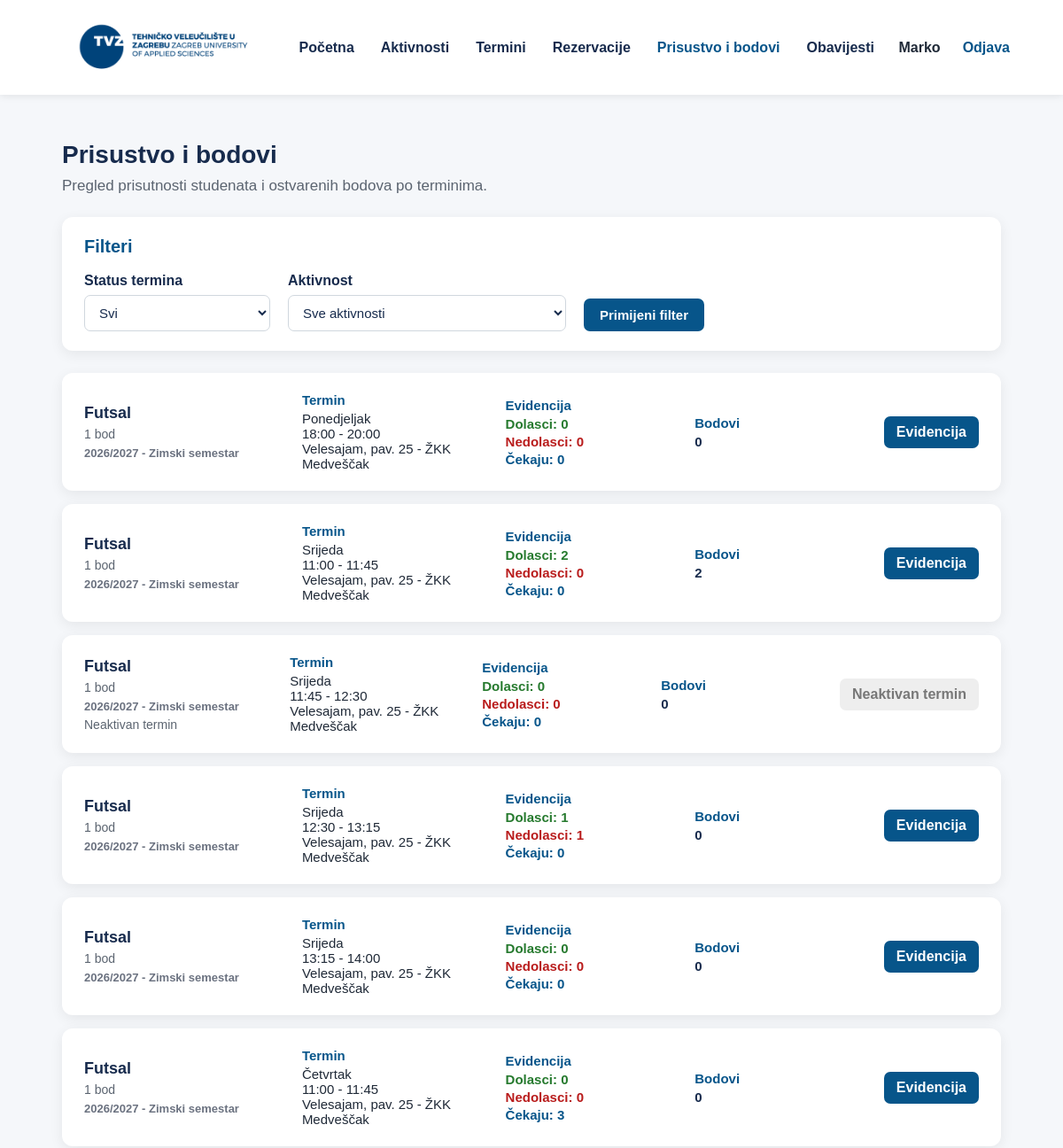
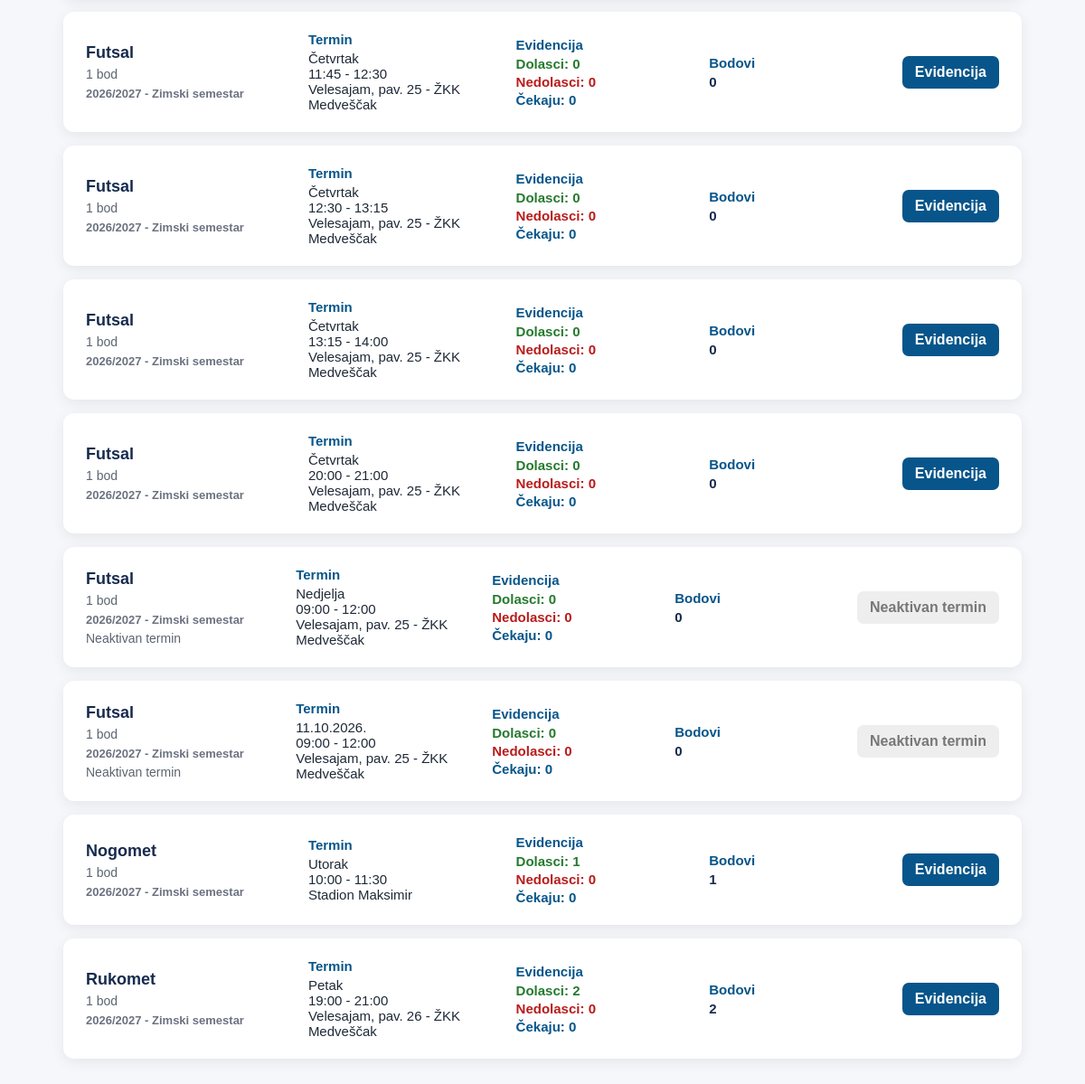
The app's page /professor/attendance.php (signed in) with its own data (2 pictures, top to bottom).
### tables this page shows
CREATE TABLE `activity_sessions` (
  `id` int(11) NOT NULL,
  `activity_id` int(11) NOT NULL,
  `offering_id` int(11) NOT NULL,
  `session_type` enum('WEEKLY','ONE_TIME') NOT NULL DEFAULT 'WEEKLY',
  `day_of_week` tinyint(4) NOT NULL,
  `start_time` time NOT NULL,
  `end_time` time NOT NULL,
  `location` varchar(150) NOT NULL,
  `gender` enum('ALL','FEMALE','MALE') NOT NULL,
  `capacity` int(11) DEFAULT NULL,
  `is_active` tinyint(4) NOT NULL DEFAULT 1
);

CREATE TABLE `activities` (
  `id` int(11) NOT NULL,
  `name` varchar(100) NOT NULL,
  `description` text NOT NULL,
  `points` int(11) NOT NULL DEFAULT 1,
  `activity_type` enum('REGULAR','BONUS') NOT NULL DEFAULT 'REGULAR',
  `is_active` tinyint(1) NOT NULL DEFAULT 1,
  `created_at` datetime NOT NULL DEFAULT current_timestamp(),
  `deactivated_at` datetime DEFAULT NULL
);

### professor/attendance.php (the view, shortened to what this page needs)
<?php
require_once '../config/database.php';
$professorId = (int) ($_SESSION['user_id'] ?? 0);
$statusFilter = $_GET['status'] ?? 'ALL';
$where = [
    'o.professor_id = ?'
];
$params = [
    $professorId
];
$whereSql =
    implode(
        ' AND ',
        $where
    );
$sql = "
    SELECT
        s.id AS session_id,
        s.offering_id,
        s.day_of_week,
        s.session_type,
        (
            SELECT
                MIN(occ.occurrence_date)
            FROM activity_occurrences occ
            WHERE occ.session_id = s.id
        ) AS occurrence_date,
        s.start_time,
        s.end_time,
        s.location,
        s.capacity,
        s.is_active,
        a.id AS activity_id,
        a.name AS activity_name,
        a.points,
        sem.name AS semester_name,
        ay.name AS academic_year_name,
        COUNT(r.id)
            AS total_reservations,
        SUM(
            CASE
                WHEN r.status = 'ATTENDED'
                THEN 1
                ELSE 0
            END
        ) AS attended_count,
        SUM(
            CASE
                WHEN r.status = 'NO_SHOW'
                THEN 1
                ELSE 0
            END
        ) AS no_show_count,
        SUM(
            CASE
                WHEN r.status = 'RESERVED'
                THEN 1
                ELSE 0
            END
        ) AS reserved_count,
        COALESCE(
            SUM(r.points_awarded),
            0
        ) AS total_points
    FROM activity_sessions s
    INNER JOIN activity_offerings o
        ON o.id = s.offering_id
    INNER JOIN activities a
        ON a.id = o.activity_id
    LEFT JOIN semesters sem
        ON sem.id = o.semester_id
    LEFT JOIN academic_years ay
        ON ay.id = sem.academic_year_id
    LEFT JOIN reservations r
        ON r.session_id = s.id
    WHERE {$whereSql}
    GROUP BY
        s.id,
        s.offering_id,
        s.day_of_week,
        s.session_type,
        s.start_time,
        s.end_time,
        s.location,
        s.capacity,
        s.is_active,
        a.id,
        a.name,
        a.points,
        sem.name,
        ay.name
    ORDER BY
        a.name ASC,
        sem.start_date ASC,
        s.day_of_week ASC,
        s.start_time ASC
";
$stmt =
    $pdo->prepare($sql);
$stmt->execute(
    $params
);
$sessions =
    $stmt->fetchAll(
        PDO::FETCH_ASSOC
    );
function dayName($day)
{
    $days = [
        1 => 'Ponedjeljak',
        2 => 'Utorak',
        3 => 'Srijeda',
        4 => 'Četvrtak',
        5 => 'Petak',
        6 => 'Subota',
        7 => 'Nedjelja'
    ];
    return
        $days[(int) $day]
        ?? '';
}
?>
<!DOCTYPE html>
<html lang="hr">
<head>
    <link
        rel="stylesheet"
        href="../css/common.css"
    >
    <link
        rel="stylesheet"
        href="../css/navbar.css"
    >
</head>
<body>
<?php require_once '../includes/navbar.php'; ?>
<main class="container">
    <section class="page-header">
        <h1>
            Prisustvo i bodovi
        </h1>
        <p>
            Pregled prisutnosti studenata i ostvarenih bodova
            po terminima.
        </p>
    </section>
    <section class="filter-card">
        <h2 class="filter-title">
            Filteri
        </h2>
        <form
            method="GET"
            class="filter-form"
        >
            <div class="filter-group">
                <label for="status">
                    Status termina
                </label>
                <select
                    name="status"
                    id="status"
                >
                    <option
                        value="ALL"
                        <?= $statusFilter === 'ALL'
                            ? 'selected'
                            : '' ?>
                    >
                        Svi
                    </option>
                </select>
            </div>
            <div class="filter-group">
                <label for="offering_id">
                    Aktivnost
                </label>
                <select
                    name="offering_id"
                    id="offering_id"
                >
                    <option value="0">
                        Sve aktivnosti
                    </option>
                </select>
            </div>
            <button
                type="submit"
                class="filter-button"
            >
                Primijeni filter
            </button>
        </form>
    </section>
    <?php if (empty($sessions)): ?>
        <div class="empty-state">
            Trenutno nema dostupnih termina
            prema odabranim filterima.
        </div>
    <?php else: ?>
        <section class="attendance-list">
            <?php foreach (
                $sessions
                as $session
            ): ?>
                <div class="attendance-card">
                    <div class="activity-name">
                        <?= htmlspecialchars(
                            $session['activity_name']
                        ) ?>
                        <span>
                            <?= (int) $session['points'] ?>
                            <?= (
                                (int) $session['points'] === 1
                            )
                                ? 'bod'
                                : 'boda'
                            ?>
                        </span>
                        <?php if (
                            !empty(
                                $session[
                                    'academic_year_name'
                                ]
                            )
                            &&
                            !empty(
                                $session[
                                    'semester_name'
                                ]
                            )
                        ): ?>
                            <div class="activity-semester">
                                <?= htmlspecialchars(
                                    $session[
                                        'academic_year_name'
                                    ]
                                ) ?>
                                -
                                <?= htmlspecialchars(
                                    $session[
                                        'semester_name'
                                    ]
                                ) ?>
                            </div>
                        <?php else: ?>
                            <div class="activity-semester">
                                Opća aktivnost
                            </div>
                        <?php endif; ?>
                        <?php if (
                            (int) $session[
                                'is_active'
                            ] !== 1
                        ): ?>
                            <span class="inactive">
                                Neaktivan termin
                            </span>
                        <?php endif; ?>
                    </div>
                    <div class="attendance-detail">
                        <strong>
                            Termin
                        </strong>
                        <?php if (
                            $session[
                                'session_type'
                            ] === 'ONE_TIME'
                        ): ?>
                            <?= !empty(
                                $session[
                                    'occurrence_date'
                                ]
                            )
                                ? htmlspecialchars(
                                    date(
                                        'd.m.Y.',
                                        strtotime(
                                            $session[
                                                'occurrence_date'
                                            ]
                                        )
                                    )
                                )
                                : 'Jednokratni termin'
                            ?>
                        <?php else: ?>
                            <?= htmlspecialchars(
                                dayName(
                                    $session[
                                        'day_of_week'
                                    ]
                                )
                            ) ?>
                        <?php endif; ?>
                        <br>
                        <?= htmlspecialchars(
                            substr(
                                $session['start_time'],
                                0,
                                5
                            )
                        ) ?>
                        -
                        <?= htmlspecialchars(
                            substr(
                                $session['end_time'],
                                0,
                                5
                            )
                        ) ?>
                        <?php if (
                            !empty(
                                $session['location']
                            )
                        ): ?>
                            <br>
                            <?= htmlspecialchars(
                                $session[
                                    'location'
                                ]
                            ) ?>
                        <?php endif; ?>
                    </div>
                    <div class="attendance-detail">
                        <strong>
                            Evidencija
                        </strong>
                        <div class="statistics">
                            <span class="attended">
                                Dolasci:
                                <?= (int) $session[
                                    'attended_count'
                                ] ?>
                            </span>
                            <span class="no-show">
                                Nedolasci:
                                <?= (int) $session[
                                    'no_show_count'
                                ] ?>
                            </span>
                            <span class="reserved">
                                Čekaju:
                                <?= (int) $session[
                                    'reserved_count'
                                ] ?>
                            </span>
                        </div>
                    </div>
                    <div class="attendance-detail">
                        <strong>
                            Bodovi
                        </strong>
                        <span class="points">
                            <?= (int) $session[
                                'total_points'
                            ] ?>
                        </span>
                    </div>
                    <div>
                        <?php if (
                            (int) $session[
                                'is_active'
                            ] === 1
                        ): ?>
                            <a
                                href="session_reservations.php?session_id=<?= (int) $session['session_id'] ?>"
                                class="attendance-link"
                            >
                                Evidencija
                            </a>
                        <?php else: ?>
                            <span class="attendance-disabled">
                                Neaktivan termin
                            </span>
                        <?php endif; ?>
                    </div>
                </div>
            <?php endforeach; ?>
        </section>
    <?php endif; ?>
</main>
</body>
</html>

### css/common.css (style rules this page uses)
body { font-family: Arial, sans-serif; background-color: #f5f7fa; color: #1f2937; }
.container { max-width: 1100px; margin: 50px auto; padding: 0 20px; }
.page-header { margin-bottom: 24px; }
.page-header h1 { margin-bottom: 8px; }
h1 { font-size: 28px; line-height: 1.25; margin-bottom: 8px; color: #172b4d; }
h2 { color: #172b4d; }

### professor/attendance.php (style rules this page uses)
.page-header { margin-bottom: 25px; }
.page-header p { color: #5b6470; font-size: 17px; }
.filter-card { background-color: #ffffff; border-radius: 12px; padding: 22px 25px; margin-bottom: 25px; box-shadow: 0 4px 15px rgba(0, 0, 0, 0.07); }
.filter-title { margin: 0 0 18px; font-size: 20px; color: #07558a; }
.filter-form { display: flex; align-items: flex-end; gap: 20px; flex-wrap: wrap; }
.filter-group { display: flex; flex-direction: column; gap: 7px; min-width: 210px; }
.filter-group label { font-weight: bold; color: #172b4d; }
.filter-group select { padding: 10px 12px; border: 1px solid #d0d7de; border-radius: 7px; background-color: #ffffff; color: #172b4d; font-size: 15px; min-width: 210px; }
.filter-button { padding: 10px 18px; border: none; border-radius: 7px; background-color: #07558a; color: #ffffff; font-weight: bold; font-size: 15px; cursor: pointer; }
.attendance-list { display: grid; gap: 15px; }
.attendance-card { background-color: #ffffff; border-radius: 12px; padding: 22px 25px; box-shadow: 0 4px 15px rgba(0, 0, 0, 0.07); display: grid; grid-template-columns: 1.4fr 1.3fr 1.2fr 1.2fr auto; gap: 20px; align-items: center; }
.activity-name { font-size: 18px; font-weight: bold; color: #172b4d; }
.activity-name span { display: block; margin-top: 5px; font-size: 14px; font-weight: normal; color: #5b6470; }
.activity-semester { margin-top: 6px; font-size: 13px; color: #6b7280; }
.attendance-detail { font-size: 15px; }
.attendance-detail strong { display: block; color: #07558a; margin-bottom: 4px; }
.statistics { display: flex; flex-direction: column; gap: 3px; }
.attended { color: #267a2e; font-weight: bold; }
.no-show { color: #b91c1c; font-weight: bold; }
.reserved { color: #07558a; font-weight: bold; }
.points { font-weight: bold; color: #172b4d; }
.attendance-link { display: inline-block; padding: 9px 14px; border-radius: 7px; background-color: #07558a; color: #ffffff; text-decoration: none; font-weight: bold; text-align: center; white-space: nowrap; }
.attendance-disabled { display: inline-block; padding: 9px 14px; border-radius: 7px; background-color: #eeeeee; color: #777777; font-weight: bold; text-align: center; white-space: nowrap; }
.inactive { display: inline-block; margin-top: 5px; font-size: 13px; color: #b91c1c; font-weight: bold; }

### records on screen
activity_sessions: activity.name "Futsal", activity.points "1", session "2026/2027", session "Zimski semestar", day_of_week "Ponedjeljak", start_time "18:00", end_time "20:00", location "Velesajam, pav. 25 - ŽKK Medveščak", session "0"
activity_sessions: activity.name "Futsal", activity.points "1", session "2026/2027", session "Zimski semestar", day_of_week "Srijeda", start_time "11:00", end_time "11:45", location "Velesajam, pav. 25 - ŽKK Medveščak", session "2", session "0"
activity_sessions: activity.name "Futsal", activity.points "1", session "2026/2027", session "Zimski semestar", is_active "Neaktivan termin", day_of_week "Srijeda", start_time "11:45", end_time "12:30", location "Velesajam, pav. 25 - ŽKK Medveščak", session "0"
activity_sessions: activity.name "Futsal", activity.points "1", session "2026/2027", session "Zimski semestar", day_of_week "Srijeda", start_time "12:30", end_time "13:15", location "Velesajam, pav. 25 - ŽKK Medveščak", session "1", session "0"
activity_sessions: activity.name "Futsal", activity.points "1", session "2026/2027", session "Zimski semestar", day_of_week "Srijeda", start_time "13:15", end_time "14:00", location "Velesajam, pav. 25 - ŽKK Medveščak", session "0"
activity_sessions: activity.name "Futsal", activity.points "1", session "2026/2027", session "Zimski semestar", day_of_week "Četvrtak", start_time "11:00", end_time "11:45", location "Velesajam, pav. 25 - ŽKK Medveščak", session "0", session "3"
activity_sessions: activity.name "Futsal", activity.points "1", session "2026/2027", session "Zimski semestar", day_of_week "Četvrtak", start_time "11:45", end_time "12:30", location "Velesajam, pav. 25 - ŽKK Medveščak", session "0"
activity_sessions: activity.name "Futsal", activity.points "1", session "2026/2027", session "Zimski semestar", day_of_week "Četvrtak", start_time "12:30", end_time "13:15", location "Velesajam, pav. 25 - ŽKK Medveščak", session "0"
activity_sessions: activity.name "Futsal", activity.points "1", session "2026/2027", session "Zimski semestar", day_of_week "Četvrtak", start_time "13:15", end_time "14:00", location "Velesajam, pav. 25 - ŽKK Medveščak", session "0"
activity_sessions: activity.name "Futsal", activity.points "1", session "2026/2027", session "Zimski semestar", day_of_week "Četvrtak", start_time "20:00", end_time "21:00", location "Velesajam, pav. 25 - ŽKK Medveščak", session "0"
activity_sessions: activity.name "Futsal", activity.points "1", session "2026/2027", session "Zimski semestar", is_active "Neaktivan termin", day_of_week "Nedjelja", start_time "09:00", end_time "12:00", location "Velesajam, pav. 25 - ŽKK Medveščak", session "0"
activity_sessions: activity.name "Futsal", activity.points "1", session "2026/2027", session "Zimski semestar", is_active "Neaktivan termin", session "11.10.2026.", start_time "09:00", end_time "12:00", location "Velesajam, pav. 25 - ŽKK Medveščak", session "0"
activity_sessions: activity.name "Nogomet", activity.points "1", session "2026/2027", session "Zimski semestar", day_of_week "Utorak", start_time "10:00", end_time "11:30", location "Stadion Maksimir", session "1", session "0"
activity_sessions: activity.name "Rukomet", activity.points "1", session "2026/2027", session "Zimski semestar", day_of_week "Petak", start_time "19:00", end_time "21:00", location "Velesajam, pav. 26 - ŽKK Medveščak", session "2", session "0"
